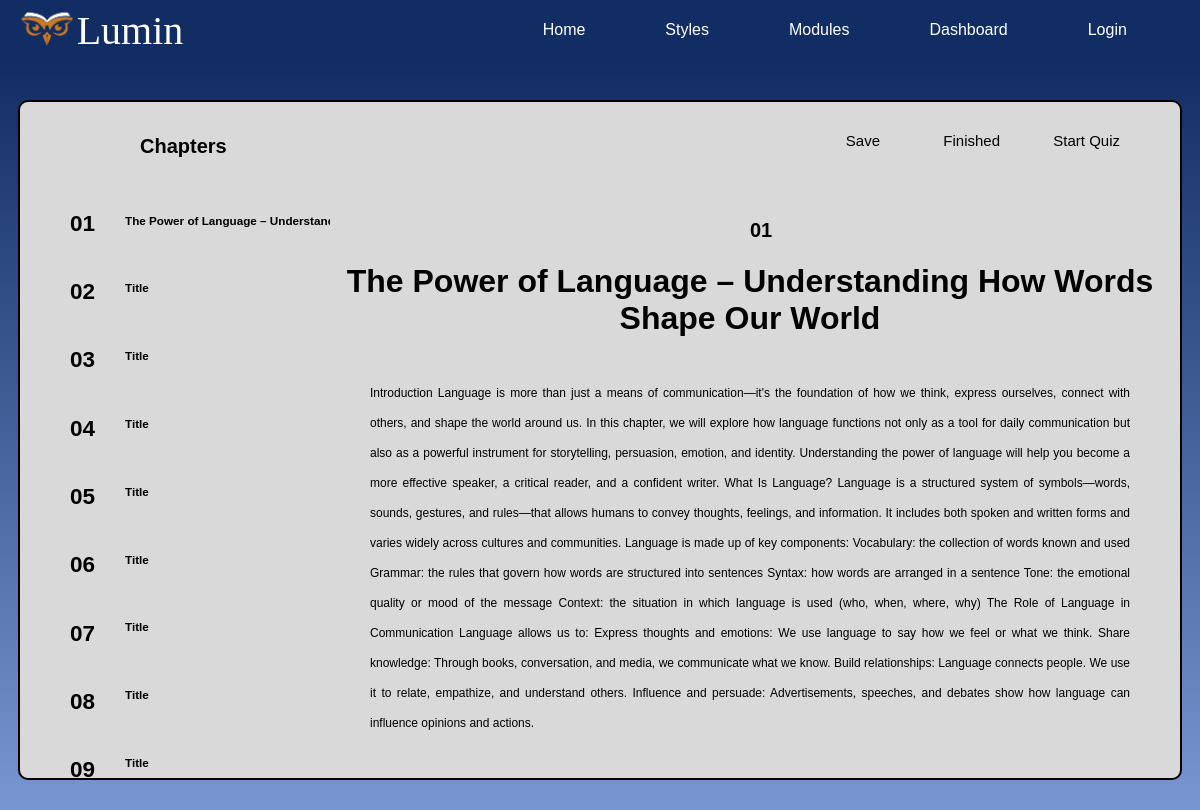
The app's page /read.php with its own data.
### tables this page shows
CREATE TABLE `module_english` (
  `id` int(11) NOT NULL,
  `chapter` varchar(1000) NOT NULL,
  `title` varchar(1000) NOT NULL,
  `description` varchar(10000) NOT NULL
);

### php_functions/module_function.php (called while the page is built)
<?php
function getEnglishModuleDetails($conn) {
    $query = "SELECT title, description FROM module_english WHERE chapter = '1' LIMIT 1";
    try {
        $stmt = $conn->prepare($query);
        $stmt->execute();
        $row = $stmt->fetch(PDO::FETCH_ASSOC);
        if ($row) {
            return $row;
        } else {
            return array('title' => 'No title available', 'description' => 'No description available for Chapter 1.');
        }
    } catch (PDOException $e) {
        return array('title' => 'Error', 'description' => "Error: " . $e->getMessage());
    }
}
?>

### read.php (the view, shortened to what this page needs)
<?php
include_once 'php_functions/module_function.php';
include_once 'php_functions/db_connection.php';
$isLoggedIn = isset($_SESSION['email']) || isset($_SESSION['user_email']);
$moduleDetails = getEnglishModuleDetails($conn);
$title = $moduleDetails['title'];
$description = $moduleDetails['description'];
?>
<!DOCTYPE html>
<html lang="en">
<head>
    <link rel="stylesheet" href="CSS/read.css">
    <link rel="stylesheet" href="css/navbar.css">
</head>
<body>
<header>
    <nav>
        <div class="logo_container">
            <img src="photos/orange.png" class="logowl" alt="Logo">
            <div class="logo">Lumin</div>
        </div>
        <ul id="nav-menu">
            <li><a href="landing_logout.php">Home</a></li>
            <li><a href="styles.php">Styles</a></li>
            <li><a href="MODULES.php">Modules</a></li>
            <li><a href="dashboard.php">Dashboard</a></li>
            <li>
                <?php if ($isLoggedIn): ?>
                    <a href="logout.php">Log Out</a>
                <?php else: ?>
                    <a href="login.php">Login</a>
                <?php endif; ?>
            </li>
        </ul>
    </nav>
</header>
    <main>
        <div class="background">
            <div class="readFrame">
                <div class="chapters">
                    <H1>Chapters</H1>
                    <div class="scroll-chapters">
                        <div class="grid-grid">
                            <div class="grid-num">
                                <h2>01</h2>
                                <h2>02</h2>
                                <h2>03</h2>
                                <h2>04</h2>
                                <h2>05</h2>
                                <h2>06</h2>
                                <h2>07</h2>
                                <h2>08</h2>
                                <h2>09</h2>
                            </div>
                            <div class="grid-title">
                                <h3><?php echo htmlspecialchars($title); ?></h3>
                                <h3>Title</h3>
                                <h3>Title</h3>
                                <h3>Title</h3>
                                <h3>Title</h3>
                                <h3>Title</h3>
                                <h3>Title</h3>
                                <h3>Title</h3>
                                <h3>Title</h3>
                            </div>
                        </div>
                    </div>
                </div>
                <div class="readcontent">
                    <button class="save">Save</button>
                    <button class="finish">Finished</button>
                    <button class="start" onclick="location.href='quizone.php';">Start Quiz</button>
                    <div class="scroll-read">
                        <h2>01</h2>
                        <h1><?php echo htmlspecialchars($title); ?></h1>
                        <p><?php echo htmlspecialchars($description); ?></p>
                    </div>
                </div>
            </div>
        </div>
    </main>
</body>
</html>

### css/read.css (style rules this page uses)
body { margin: 0; padding: 0; background-color: #f4f4f4; color: #333; font-family: Arial, sans-serif; }
header { height: auto; background-color: #122D64; color: #fff; }
.logowl { width: 60px; height: auto; margin-left: 10%; }
.logo { font-family: "Bigelow Rules", serif; font-size: 40px ; }
nav ul li a { color: #fff; text-decoration: none; font-size: 16px; }
.background { padding-bottom: 2%; width: 100%; min-height: 100vh; display: flex; justify-content: center; background: linear-gradient(to bottom, #122D64, #82A0DC); color: white; position: relative; }
.readFrame { position: relative; background-color: #D9D9D9; border-style: solid; border-color: black; border-width: 2px; padding: 300px 580px; border-radius: 10px; margin-left: 50px; margin-right: 50px; margin-bottom: 120px; top: 40px; color: black; }
.chapters { position: absolute; top: 0px; left: 0px; border-radius: 10px; padding: 10px 10px; background-color: transparent; }
.chapters h1 { position:absolute; font-size: 20px; display: flex; top: 20px; left: 120px; }
.scroll-chapters { margin-top: 70px; background-color: transparent; overflow-y: auto; height: 630px; width: 300px; }
.grid-num { display: grid; grid-template-columns: 1fr ; grid-gap: 5px; margin-top: 10px; margin-left: 10px; margin-right: 10px; margin-bottom: 10px; left: 10px; font-size: 15px; }
.grid-title { display: grid; grid-template-columns: 1fr; grid-gap: 10px; margin-top: 20px; margin-left: auto; margin-right: 400px; margin-bottom: 10px; left: 10px; font-size: 10px; width: 100%; }
.grid-grid { display:grid; grid-template-columns: 1fr 1fr; grid-gap: 5px 20px; margin-left: 30px; margin-right: 10px; margin-bottom: 10px; left: 10px; padding-right: 130px; }
div.readcontent { text-align: center; color:black; }
.scroll-read { margin-top: 100px; background-color: transparent; overflow-y: auto; height: 600px; }
.readcontent { position: absolute; top: 0px; right: 0px; padding-bottom: 50px; margin-left:300px; border-radius: 10px; margin-bottom: 300px; background-color: transparent; }
.readcontent h2 { position: relative; font-size: 20px; display: flex; margin-left: 50%; margin-right: 50%; }
.readcontent p { position: relative; top: 20px; font-size: 12px; display: flex; margin-left: 50px; margin-right: 50px; line-height: 2.5; justify-content: center; text-align: justify; }
.save { position:absolute; top: 25px; right: 290px; background-color: transparent; font-size: 15px; color:black; background: none; border: none; outline: none; padding: 5px 10px; cursor: pointer; }
.finish { position:absolute; top: 25px; right: 170px; background-color: transparent; font-size: 15px; color:black; background: none; border: none; outline: none; padding: 5px 10px; cursor: pointer; }
.start { position:absolute; top: 25px; right: 50px; background-color: transparent; font-size: 15px; color:black; background: none; border: none; outline: none; padding: 5px 10px; cursor: pointer; }

### css/navbar.css (style rules this page uses)
header { height: auto; background-color: #122D64; color: #fff; }
body { margin: 0; padding: 0; background-color: #f4f4f4; color: #333; }
nav { display: flex; font-family: Arial, sans-serif; align-items: center; }
nav ul { margin-left: 28%; list-style: none; display: flex; gap: 80px; }
.logowl { width: 60px; height: auto; margin-left: 10%; }
.logo { font-family: "Bigelow Rules", serif; font-size: 40px ; }
nav ul li a { color: #fff; text-decoration: none; font-size: 16px; }
.logo_container { display: flex; align-items: center; }

### records on screen
module_english: title "The Power of Language –…", title "The Power of Language – Understanding How Words Shape Our World", description "Introduction Language is more than just a means of communication—it's the foundation of how we think, express ourselves, connect with others, and shape the world around us. In this chapter, we will explore how language functions not only as a tool for daily communication but also as a powerful instrument for storytelling, persuasion, emotion, and identity. Understanding the power of language will help you become a more effective speaker, a critical reader, and a confident writer. What Is Language? Language is a structured system of symbols—words, sounds, gestures, and rules—that allows humans to convey thoughts, feelings, and information. It includes both spoken and written forms and varies…"
